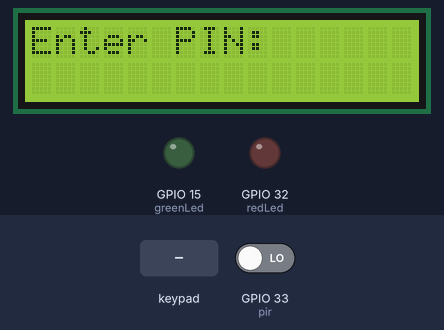
Bench run of a program on a simulated ESP32. Parts: 16×2 character LCD, output pins drawn as LEDs (lit = HIGH). Inputs (shaded band) come from the test bench; at power-on: GPIO 33 (pir) LOW.

Above: at 1.2 s.
1.3 s: keypad keys 1 3 9 7 # pressed 0.4 s apart
At 2.3 s:
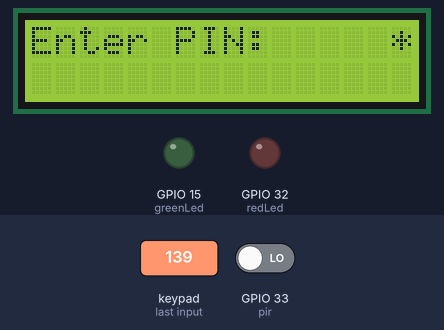
6.3 s: keypad keys 2 3 4 5 # pressed 0.4 s apart
At 8.5 s:
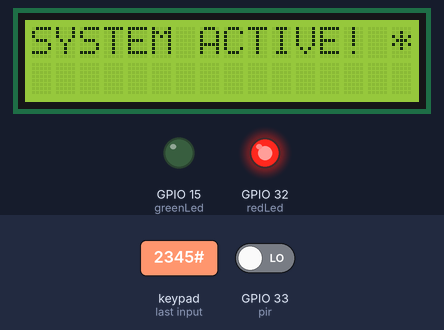
9.8 s: keypad keys 2 3 4 5 # pressed 0.4 s apart
At 12.6 s:
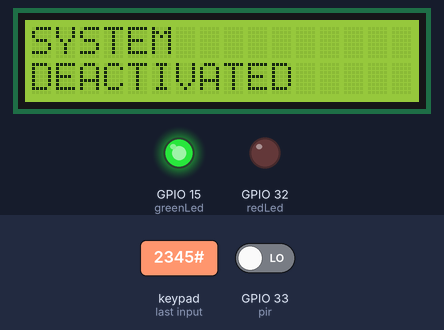
13.3 s: key '1' pressed
16.3 s: key '#' pressed
At 17.8 s:
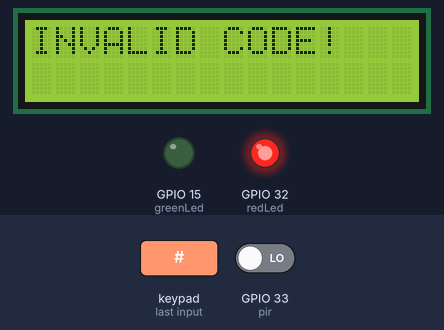
18.1 s: key '2' pressed
At 20.1 s:
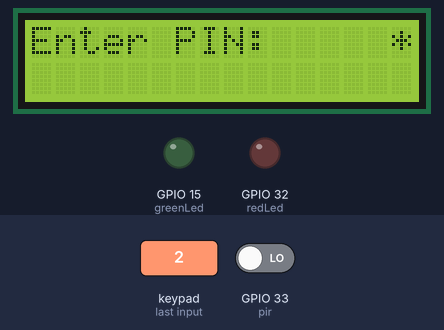
Timing chart, 0 to 21.6 s (numbered marks = the images above; inputs shaded):
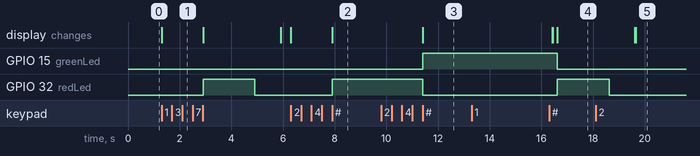

The program:

main.cpp
```cpp
#include <LiquidCrystal.h>
#include <Wire.h>
#include <Keypad.h>
#include <Password.h>
#include <ESPAsyncWebServer.h>
#include <SPIFFS.h>

int redLed = 32; //cervena
int greenLed = 15; //zelena
int pir = 33; //pir sensor

Password password = Password( "2345" );

const byte ROWS = 4; // ctyri radky
const byte COLS = 4; // ctyri sloupce

char keys[ROWS][COLS] = {
  {'1','2','3'},
  {'4','5','6'},
  {'7','8','9'},
  {'*','0','#'}
};

byte rowPins [ROWS] = {18, 19, 23, 5};
byte colPins [COLS] = {13, 12, 14};

Keypad keypad = Keypad( makeKeymap(keys), rowPins, colPins, ROWS, COLS );

LiquidCrystal lcd(1, 26, 25, 17, 16, 27);

int alarmStatus = 0;
int zone = 0;
int alarmActive = 0;
int passwd_pos = 15;

void displayCodeEntryScreen(){    // pocatecni obrazovka pro zadani PINu a aktivovani systemu
  lcd.clear();
  lcd.setCursor(0,0);
  lcd.print("Enter PIN:");
}

void deactivate(){
  alarmStatus = 0;
  digitalWrite(redLed, LOW);
  digitalWrite(greenLed, HIGH);
  lcd.clear();
  lcd.setCursor(0,0);
  lcd.print("SYSTEM ");
  lcd.setCursor(0,2);
  lcd.print("DEACTIVATED");
  alarmActive = 0;
  password.reset();
  delay(5000);

  displayCodeEntryScreen();
}

void activate(){      // po zadani spravneho PINu se aktivuje bezpecnostni system
    if(digitalRead(pir) == LOW){
    digitalWrite(redLed, HIGH);
    digitalWrite(greenLed, LOW);
    digitalWrite(2, HIGH);
    lcd.setCursor(0,0);
    lcd.print("SYSTEM ACTIVE!");
    alarmActive = 1;
    password.reset();
    delay(2000);
  }
  else{
    deactivate();   // pokud PIN neni spravne tak se system deaktivuje
  }

}

void invalidCode()    // zadal jste spatny PIN
{
  password.reset();
  lcd.clear();
  lcd.setCursor(0,0);
  lcd.print("INVALID CODE!");
  digitalWrite(greenLed, LOW);
  digitalWrite(redLed, HIGH);
  delay(2000);
  digitalWrite(redLed, LOW);
  delay(1000);
  displayCodeEntryScreen();
}

void checkPassword(){   // zkontroluje správnost PINu
  if (password.evaluate())
  {
    if(alarmActive == 0 && alarmStatus == 0)
    {
      activate();
    }
    else if( alarmActive == 1 || alarmStatus == 1) {
      deactivate();
    }
  }
  else {
    invalidCode();
  }
}

void keypadEvent(KeypadEvent eKey){
  switch (keypad.getState()){
  case PRESSED:
    if (passwd_pos - 15 >= 5) {
      return ;
    }
    lcd.setCursor((passwd_pos++),0);
    switch (eKey){
    case '#':                 //# overit heslo
      passwd_pos  = 15;
      checkPassword();
      break;
    case '*':                 //* resetovani pokusu
      password.reset();
      passwd_pos = 15;
      break;
    default:
      password.append(eKey);
      lcd.print("*");
    }
  }
}

void alarmTriggered(){
  digitalWrite(redLed, HIGH);

  password.reset();
  alarmStatus = 1;
  lcd.clear();
  lcd.setCursor(0,2);
  lcd.print("!Intruder inside!");
}

void setup(){
  lcd.begin(16, 2);

  Wire.begin();

  displayCodeEntryScreen();

  keypad.addEventListener(keypadEvent);

  pinMode(redLed, OUTPUT); //zelena led
  pinMode(greenLed, OUTPUT); //cervena led
  pinMode(pir, INPUT); //pir
}

void loop(){

  keypad.getKey();
  if (alarmActive == 1){
    if (digitalRead(pir) == HIGH){
      alarmTriggered();
    }
   }
}
```

Measured:
- after the input at 1.3 s, GPIO 32 (redLed): LOW → HIGH after 1.6 s, → LOW 2.0 s later; the display: changes at once (image 1)
- after the input at 6.3 s, GPIO 32 (redLed): LOW → HIGH after 1.6 s; the display: first changes at once (image 2 shows a later state)
- after the input at 9.8 s, GPIO 15 (greenLed): LOW → HIGH after 1.6 s; GPIO 32 (redLed): HIGH → LOW after 1.6 s; the display: changes after 1.6 s (image 3)
- after the input at 13.3 s, every drawn part: stays the same
- after the input at 16.3 s, GPIO 15 (greenLed): HIGH → LOW after 0.32 s; GPIO 32 (redLed): LOW → HIGH after 0.32 s; the display: first differs from a run without the input after 0.32 s (image 4)
- after the input at 18.1 s, the display: first differs from a run without the input after 1.5 s (image 5)
